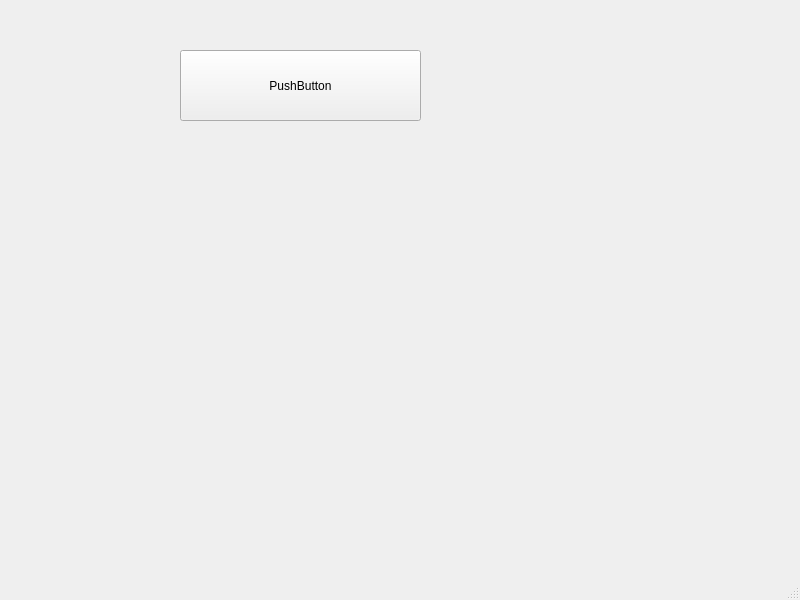
<?xml version="1.0" encoding="UTF-8"?>
<ui version="4.0">
 <class>MainWindow</class>
 <widget class="QMainWindow" name="MainWindow">
  <property name="geometry">
   <rect>
    <x>0</x>
    <y>0</y>
    <width>800</width>
    <height>600</height>
   </rect>
  </property>
  <property name="windowTitle">
   <string>MainWindow</string>
  </property>
  <widget class="QWidget" name="centralwidget">
   <widget class="QPushButton" name="pushButton">
    <property name="geometry">
     <rect>
      <x>180</x>
      <y>50</y>
      <width>241</width>
      <height>71</height>
     </rect>
    </property>
    <property name="text">
     <string>PushButton</string>
    </property>
   </widget>
  </widget>
  <widget class="QMenuBar" name="menubar">
   <property name="geometry">
    <rect>
     <x>0</x>
     <y>0</y>
     <width>800</width>
     <height>20</height>
    </rect>
   </property>
  </widget>
  <widget class="QStatusBar" name="statusbar"/>
 </widget>
 <resources/>
 <connections/>
</ui>
